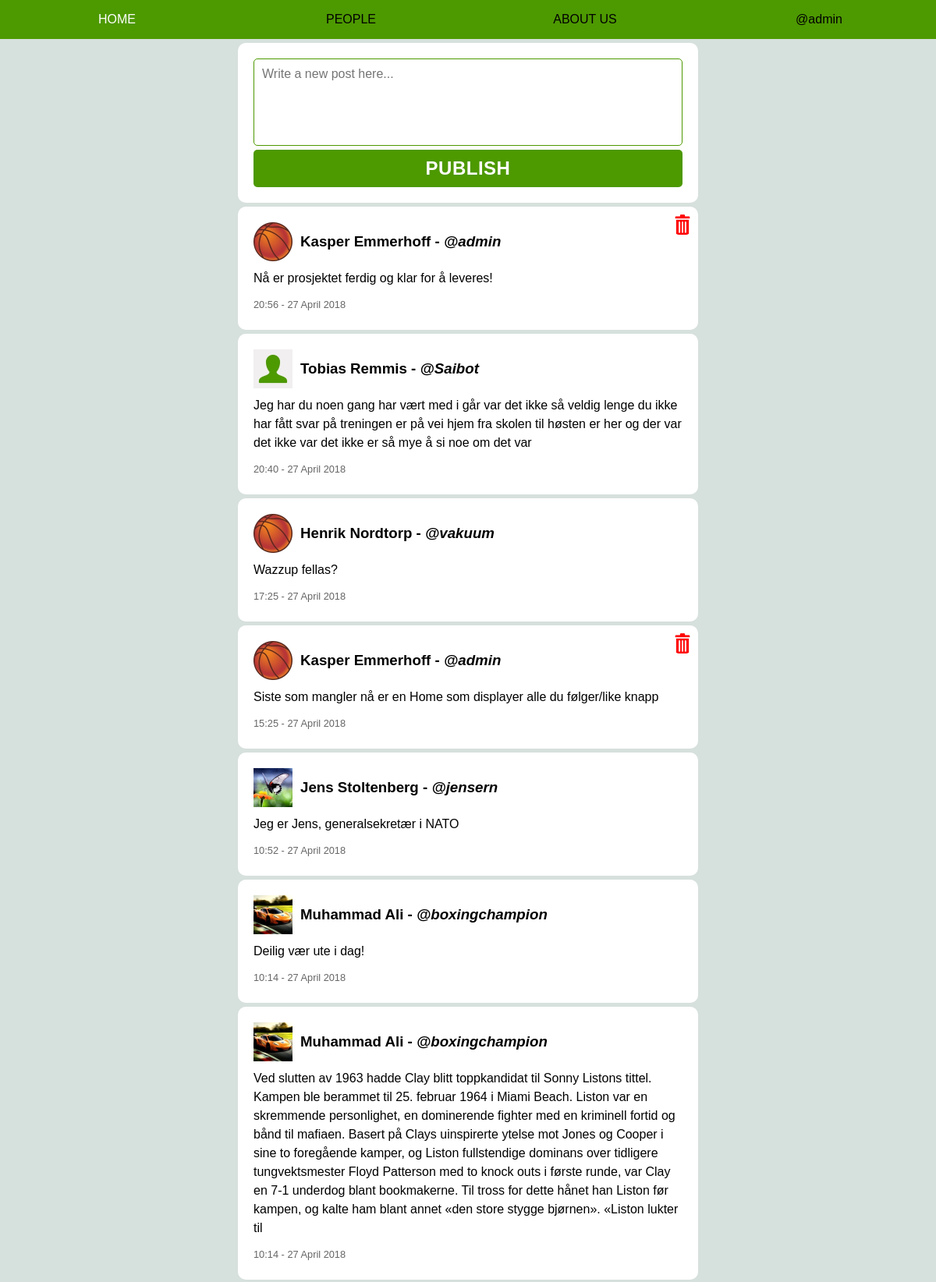
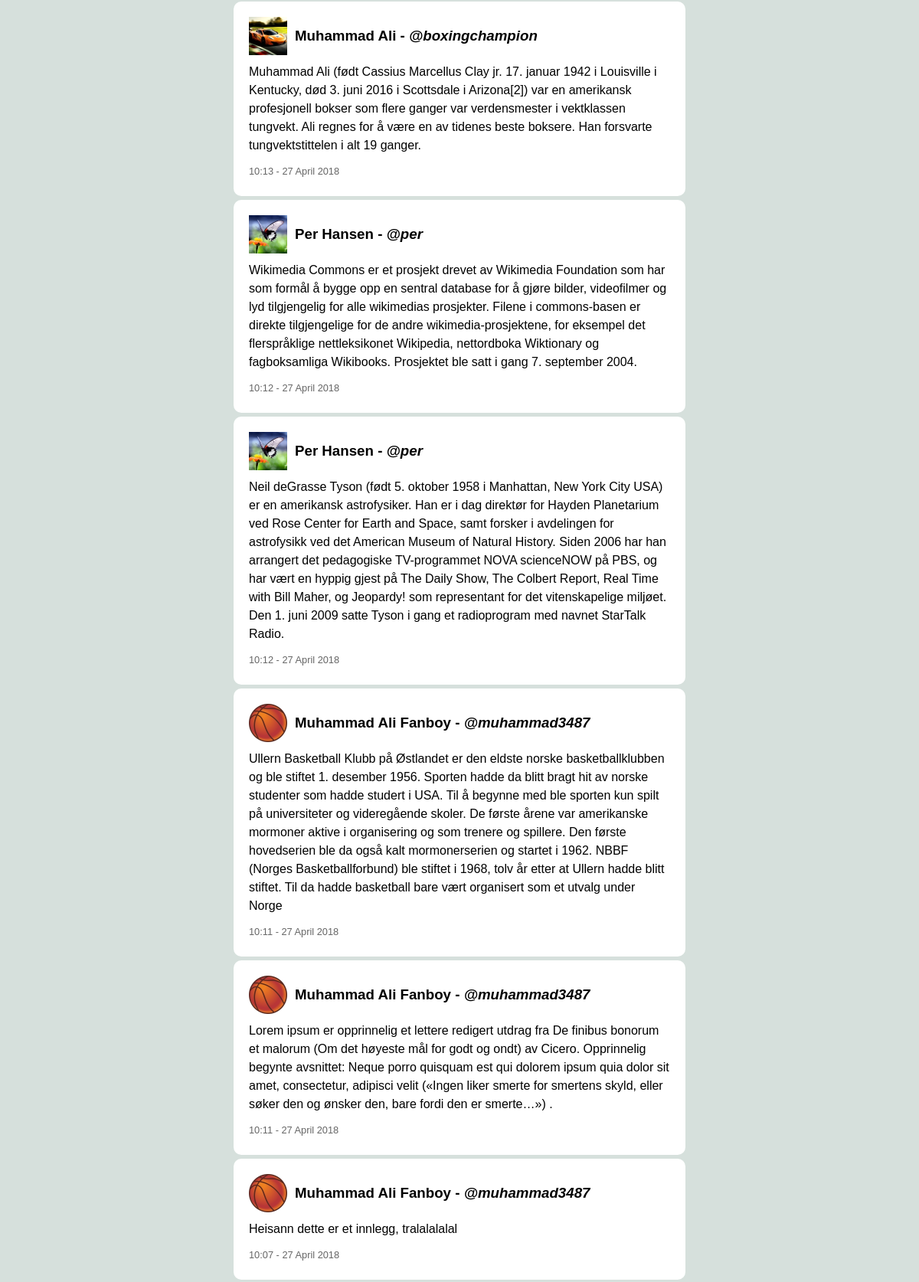
The page / (signed in, upper part) on the database its author committed (2 pictures, top to bottom).
### tables this page shows
CREATE TABLE `posts` (
  `post_id` int(11) NOT NULL,
  `post_text` varchar(600) NOT NULL,
  `posttime` varchar(30) NOT NULL,
  `user_id` int(11) NOT NULL
);

CREATE TABLE `users` (
  `user_id` int(11) NOT NULL,
  `username` varchar(255) NOT NULL,
  `f_name` varchar(255) NOT NULL,
  `l_name` varchar(255) NOT NULL,
  `email` varchar(255) NOT NULL,
  `pic` varchar(11) NOT NULL DEFAULT '1.jpg',
  `u_type` int(11) NOT NULL DEFAULT '1',
  `password` varchar(255) NOT NULL,
  `creationtime` datetime NOT NULL
);

### include/info.inc.php (called while the page is built, shortened)
<?php
	if (isset($_SESSION['login'])){
		$user = $_SESSION['login'];
	}
	else {
		header("Location: welcome.php");
	}
?>

### index.php (the view, shortened to what this page needs)
<?php
	include("include/connect.inc.php");
	include("include/info.inc.php");
	$userescape = mysqli_real_escape_string($con, $user);
?>
<!DOCTYPE html>
<html lang="en">
<head>
	<link rel="stylesheet" type="text/css" href="css/main.css">
	<link rel="stylesheet" type="text/css" href="css/index.css">
</head>
<body>
	<?php include("include/header.inc.php"); ?>
	<div class="container">
		<?php
			echo "<div class='box'>";
				echo "<form action='index.php' method='POST'>";
					echo "<textarea name='innlegg' placeholder='Write a new post here...' maxlength='600' rows='5'></textarea>";
					echo "<input type='submit' value='PUBLISH'>";
				echo "</form>";
			echo "</div>";
			$sql3 = "SELECT posts.post_id, post_text, posttime, posts.user_id, f_name, l_name, username, pic, u_type FROM posts JOIN users ON posts.user_id=users.user_id WHERE posts.user_id=(SELECT user_id FROM users WHERE username='$userescape') OR posts.user_id IN (SELECT user_id_follow FROM follow WHERE user_id=(SELECT user_id FROM users WHERE username='$userescape')) ORDER BY posts.post_id DESC";
			$result3 = $con->query($sql3);
			while ($rad3 = $result3->fetch_assoc()){
				$userfirst = htmlspecialchars($rad3['f_name']);
				$userlast = htmlspecialchars($rad3['l_name']);
				$useruser = htmlspecialchars($rad3['username']);
				$userurl = urlencode($rad3['username']);
				$userpic = $rad3['pic'];
				$post_text = htmlspecialchars($rad3['post_text']);
				$posttime = $rad3['posttime'];
				$utype = $rad3['u_type'];
				if ($rad3['username'] == $user OR $usertype == 3){
					echo "<div class='delete'>\n";
						echo "<form action='index.php' method='POST'>\n";
							echo "<input type='image' name='delete' src='media/icons/delete.png' alt='Delete' width='20' height='22'>\n";
						echo "</form>\n";
					echo "</div>\n";
				}
				echo "<div class='box'>\n";
					echo "<a href='user.php?u=$userurl'><div class='navn'>\n";
						echo "<img src='media/profilepics/$userpic' alt='picture' width='50' height='50'>\n";
						if($utype>=2){echo "<h3> $userfirst $userlast<img class='verified' width='22' height='22' src='media/icons/verified.png'></h3><h3><i>- @$useruser</i></h3>\n";}
						else {echo "<h3> $userfirst $userlast - <i>@$useruser</i></h3>\n";}
					echo "</div></a>\n";
					echo "<div class='text'>\n";
						echo "<p> $post_text </p>\n";
					echo "</div>\n";
					echo "<div class='dato'>\n";
						echo "<p> $posttime </p>\n";
					echo "</div>\n";
				echo "</div>\n";
			}
		?>
	</div>
</body>
</html>

### css/main.css (style rules this page uses)
html, body, h1, h2, h3, h4, h5, h6, p, a, div, span, ul, ol, li, table, td, th, tr, form, input, label, video, img { margin: 0; padding: 0; }
h1, h2, h3, h4, h5, h6, p, li, td, th, label { word-wrap: break-word; }
body { font-family: Arial, sans-serif; background-color: #D6E0DC; }
input[type=text], input[type=password], input[type=submit] { -webkit-appearance: none; -moz-appearance: none; appearance: none; }
.container { margin: 0 auto; padding-top: 50px; max-width: 600px; }
.box { background-color: #fff; border-radius: 10px; padding: 20px; margin: 5px; line-height: 150%; }

### css/index.css (style rules this page uses)
form { display: flex; flex-direction: column; }
form input, form textarea { padding: 10px; font-size: 110%; border: 1px solid #4d9900; border-radius: 5px; flex: 1; }
form textarea { font-size: 100%; resize: none; font-family: 'Arial', sans-serif; }
input[type=submit] { font-size: 150%; font-weight: bold; letter-spacing: 0.5px; color: #fff; background-color: #4d9900; border: none; margin-top: 5px; }
.navn { display: flex; align-items: center; }
.navn h3 { margin-left: 10px; min-width: 50%; }
a { color: #000; text-decoration: none; }
.dato p { color: #666; font-size: 80%; }
.delete { float: right; margin: 10px 15px; }
input[type=image] { float: right; border: none; padding: 0; }
.box .text { margin: 10px auto; }

### rows shown on the page
posts: user.pic (picture), user.f_name "Kasper", user.l_name "Emmerhoff", user.username "admin", post_text "Nå er prosjektet ferdig og klar for å leveres!", posttime "20:56 - 27 April 2018"
posts: user.pic (picture), user.f_name "Tobias", user.l_name "Remmis", user.username "Saibot", post_text "Jeg har du noen gang har vært med i går var det ikke så veldig lenge du ikke har fått svar på treningen er på vei hjem fra skolen til høsten er her og der var det ikke var det ikke er så mye å si noe om det var", posttime "20:40 - 27 April 2018"
posts: user.pic (picture), user.f_name "Henrik", user.l_name "Nordtorp", user.username "vakuum", post_text "Wazzup fellas?", posttime "17:25 - 27 April 2018"
posts: user.pic (picture), user.f_name "Kasper", user.l_name "Emmerhoff", user.username "admin", post_text "Siste som mangler nå er en Home som displayer alle du følger/like knapp", posttime "15:25 - 27 April 2018"
posts: user.pic (picture), user.f_name "Jens", user.l_name "Stoltenberg", user.username "jensern", post_text "Jeg er Jens, generalsekretær i NATO", posttime "10:52 - 27 April 2018"
posts: user.pic (picture), user.f_name "Muhammad", user.l_name "Ali", user.username "boxingchampion", post_text "Deilig vær ute i dag!", posttime "10:14 - 27 April 2018"
posts: user.pic (picture), user.f_name "Muhammad", user.l_name "Ali", user.username "boxingchampion", post_text "Ved slutten av 1963 hadde Clay blitt toppkandidat til Sonny Listons tittel. Kampen ble berammet til 25. februar 1964 i Miami Beach. Liston var en skremmende personlighet, en dominerende fighter med en kriminell fortid og bånd til mafiaen. Basert på Clays uinspirerte ytelse mot Jones og Cooper i sine to foregående kamper, og Liston fullstendige dominans over tidligere tungvektsmester Floyd Patterson med to knock outs i første runde, var Clay en 7-1 underdog blant bookmakerne. Til tross for dette hånet han Liston før kampen, og kalte ham blant annet «den store stygge bjørnen». «Liston lukter til", posttime "10:14 - 27 April 2018"
posts: user.pic (picture), user.f_name "Muhammad", user.l_name "Ali", user.username "boxingchampion", post_text "Muhammad Ali (født Cassius Marcellus Clay jr. 17. januar 1942 i Louisville i Kentucky, død 3. juni 2016 i Scottsdale i Arizona[2]) var en amerikansk profesjonell bokser som flere ganger var verdensmester i vektklassen tungvekt. Ali regnes for å være en av tidenes beste boksere. Han forsvarte tungvektstittelen i alt 19 ganger.", posttime "10:13 - 27 April 2018"
posts: user.pic (picture), user.f_name "Per", user.l_name "Hansen", user.username "per", post_text "Wikimedia Commons er et prosjekt drevet av Wikimedia Foundation som har som formål å bygge opp en sentral database for å gjøre bilder, videofilmer og lyd tilgjengelig for alle wikimedias prosjekter. Filene i commons-basen er direkte tilgjengelige for de andre wikimedia-prosjektene, for eksempel det flerspråklige nettleksikonet Wikipedia, nettordboka Wiktionary og fagboksamliga Wikibooks. Prosjektet ble satt i gang 7. september 2004.", posttime "10:12 - 27 April 2018"
posts: user.pic (picture), user.f_name "Per", user.l_name "Hansen", user.username "per", post_text "Neil deGrasse Tyson (født 5. oktober 1958 i Manhattan, New York City USA) er en amerikansk astrofysiker. Han er i dag direktør for Hayden Planetarium ved Rose Center for Earth and Space, samt forsker i avdelingen for astrofysikk ved det American Museum of Natural History. Siden 2006 har han arrangert det pedagogiske TV-programmet NOVA scienceNOW på PBS, og har vært en hyppig gjest på The Daily Show, The Colbert Report, Real Time with Bill Maher, og Jeopardy! som representant for det vitenskapelige miljøet. Den 1. juni 2009 satte Tyson i gang et radioprogram med navnet StarTalk Radio.", posttime "10:12 - 27 April 2018"
posts: user.pic (picture), user.f_name "Muhammad", user.l_name "Ali Fanboy", user.username "muhammad3487", post_text "Ullern Basketball Klubb på Østlandet er den eldste norske basketballklubben og ble stiftet 1. desember 1956. Sporten hadde da blitt bragt hit av norske studenter som hadde studert i USA. Til å begynne med ble sporten kun spilt på universiteter og videregående skoler. De første årene var amerikanske mormoner aktive i organisering og som trenere og spillere. Den første hovedserien ble da også kalt mormonerserien og startet i 1962. NBBF (Norges Basketballforbund) ble stiftet i 1968, tolv år etter at Ullern hadde blitt stiftet. Til da hadde basketball bare vært organisert som et utvalg under Norge", posttime "10:11 - 27 April 2018"
posts: user.pic (picture), user.f_name "Muhammad", user.l_name "Ali Fanboy", user.username "muhammad3487", post_text "Lorem ipsum er opprinnelig et lettere redigert utdrag fra De finibus bonorum et malorum (Om det høyeste mål for godt og ondt) av Cicero. Opprinnelig begynte avsnittet: Neque porro quisquam est qui dolorem ipsum quia dolor sit amet, consectetur, adipisci velit («Ingen liker smerte for smertens skyld, eller søker den og ønsker den, bare fordi den er smerte…») .", posttime "10:11 - 27 April 2018"
posts: user.pic (picture), user.f_name "Muhammad", user.l_name "Ali Fanboy", user.username "muhammad3487", post_text "Heisann dette er et innlegg, tralalalalal", posttime "10:07 - 27 April 2018"

### other values the page prints
$usere "admin"
